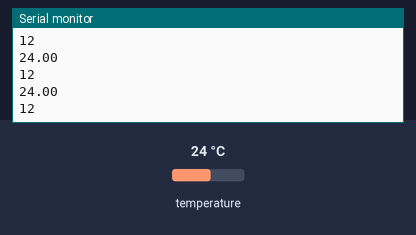
Bench run of a sketch on a simulated Arduino Uno, built with avr-gcc and run on an emulated ATmega328P. On the bench: the last lines printed to the serial monitor. Inputs (shaded band) come from the test bench; at power-on: temperature 24 °C.

Above: at 2.3 s.
2.4 s: temperature set to 12 °C
At 3.6 s:
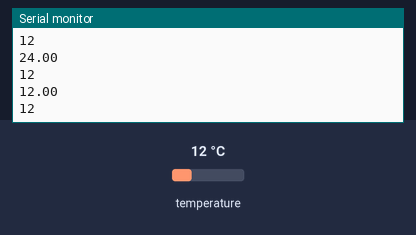
3.9 s: temperature set to 19 °C
At 5.1 s:
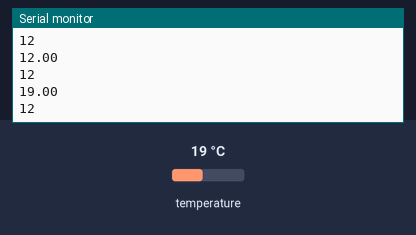
Timing chart, 0 to 6.9 s (numbered marks = the images above; inputs shaded):
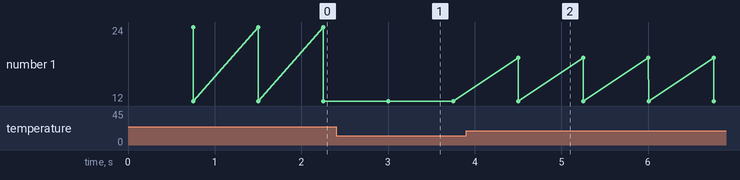

Measured:
- after the input at 2.4 s, the serial monitor: prints a new line after 0.60 s (image 1)
- after the input at 3.9 s, the serial monitor: prints a new line after 0.60 s (image 2)

The sketch:

arduino_ds18b20_setres.ino
```cpp
#include <DS18B20.h>

DS18B20 ds(2);

void setup() {
  Serial.begin(115200);
}

void loop() {
  while(ds.selectNext()) {
    Serial.println(ds.getTempC());
    uint8_t res = ds.getResolution();
    Serial.println(res);
    if (res != 12) {
      ds.setResolution(12);
    }
  }
}
```
